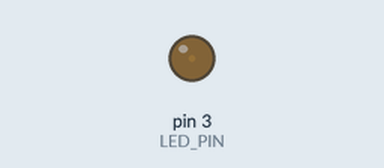
A sketch run on a simulated Arduino Uno, built with avr-gcc and run on an emulated ATmega328P. On the bench: output pins drawn as LEDs (lit = HIGH). What the sketch prints to the serial monitor is not drawn.

Above: at 0.05 s.
At 0.65 s:
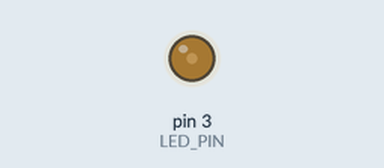
At 1.3 s:
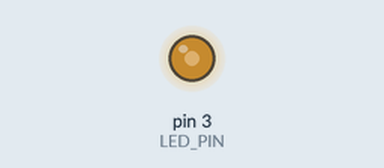
At 2.55 s:
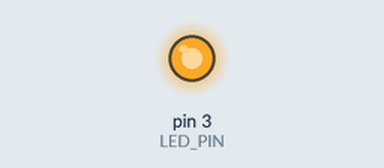
Timing chart, 0 to 6.0 s (numbered marks = the images above):
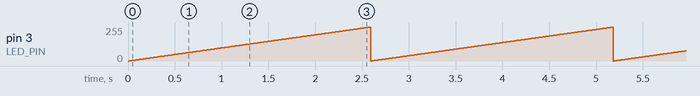

The sketch:

07.Analog_BlinkDelay_0.1_for.ino
```cpp
int LED_PIN = 3;
int DELAY = 10;

void setup() {
  // put your setup code here, to run once:

  pinMode(LED_PIN, OUTPUT);

  // 시리얼 통신 : 글자, 숫자, 데이터 값을 주고 받는 통신
  // Serial : 시리얼 통신을 담당하는 객체
  // .begin() : 시리얼 객체에 내장된 메서드
  Serial.begin(9600);  // COM7 과 같은 연결된 아두이노 객체와 시리얼 통신을 9600 의 속도로 시작
}

void loop() {
  // put your main code here, to run repeatedly:

  for(int brightness = 0; brightness < 255; brightness++) {
    analogWrite(LED_PIN, brightness);
    delay(DELAY);
    Serial.println(brightness); // .println(): 시리얼 모니터링 출력하는 함수
                                // 통신상태를 확인하거나 디버깅용
  }

}
```

Measured:
- by itself, pin 3 (LED_PIN): ramps from 0/255 to 254/255 and jumps back, once every 2.6 s
